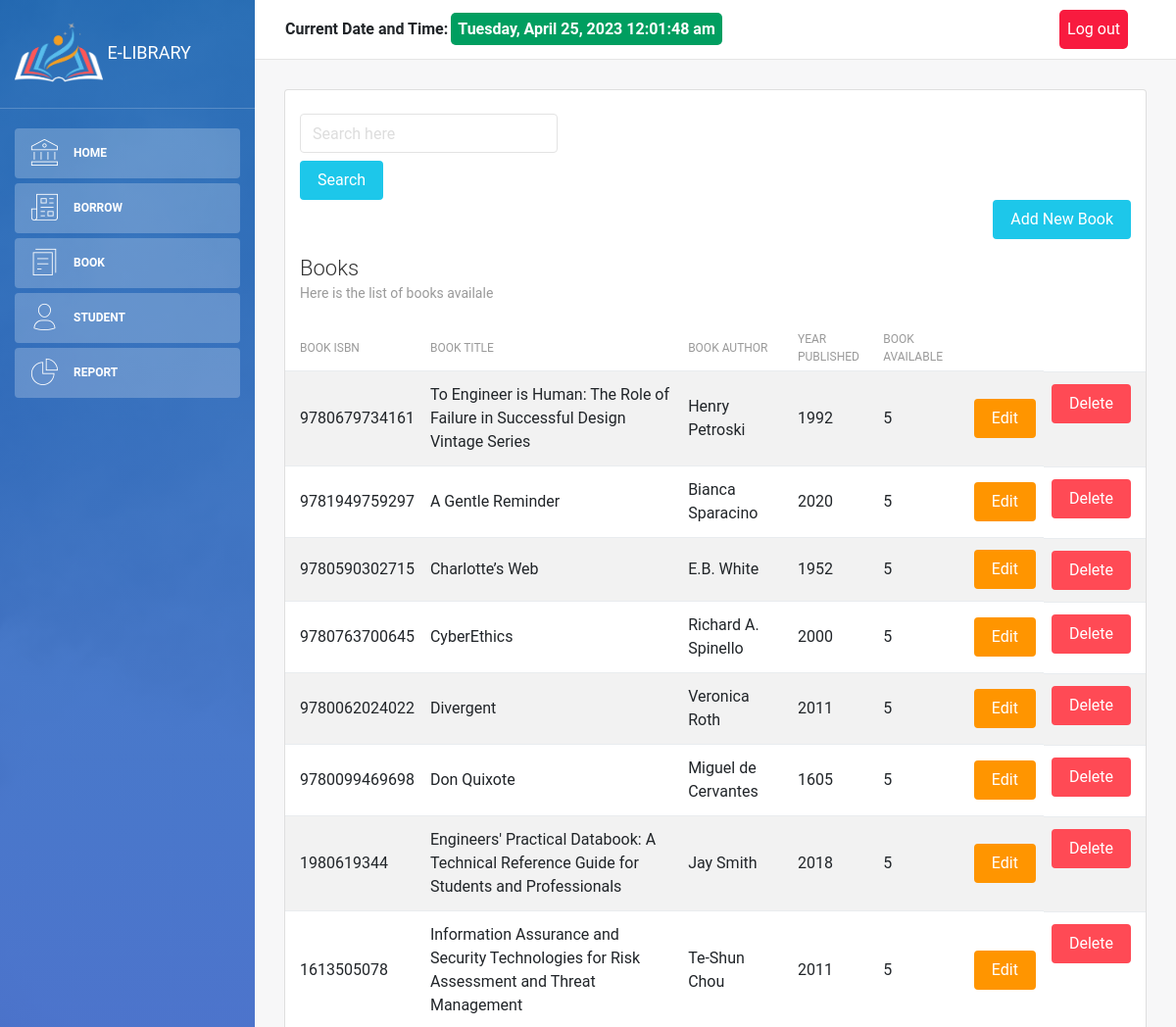
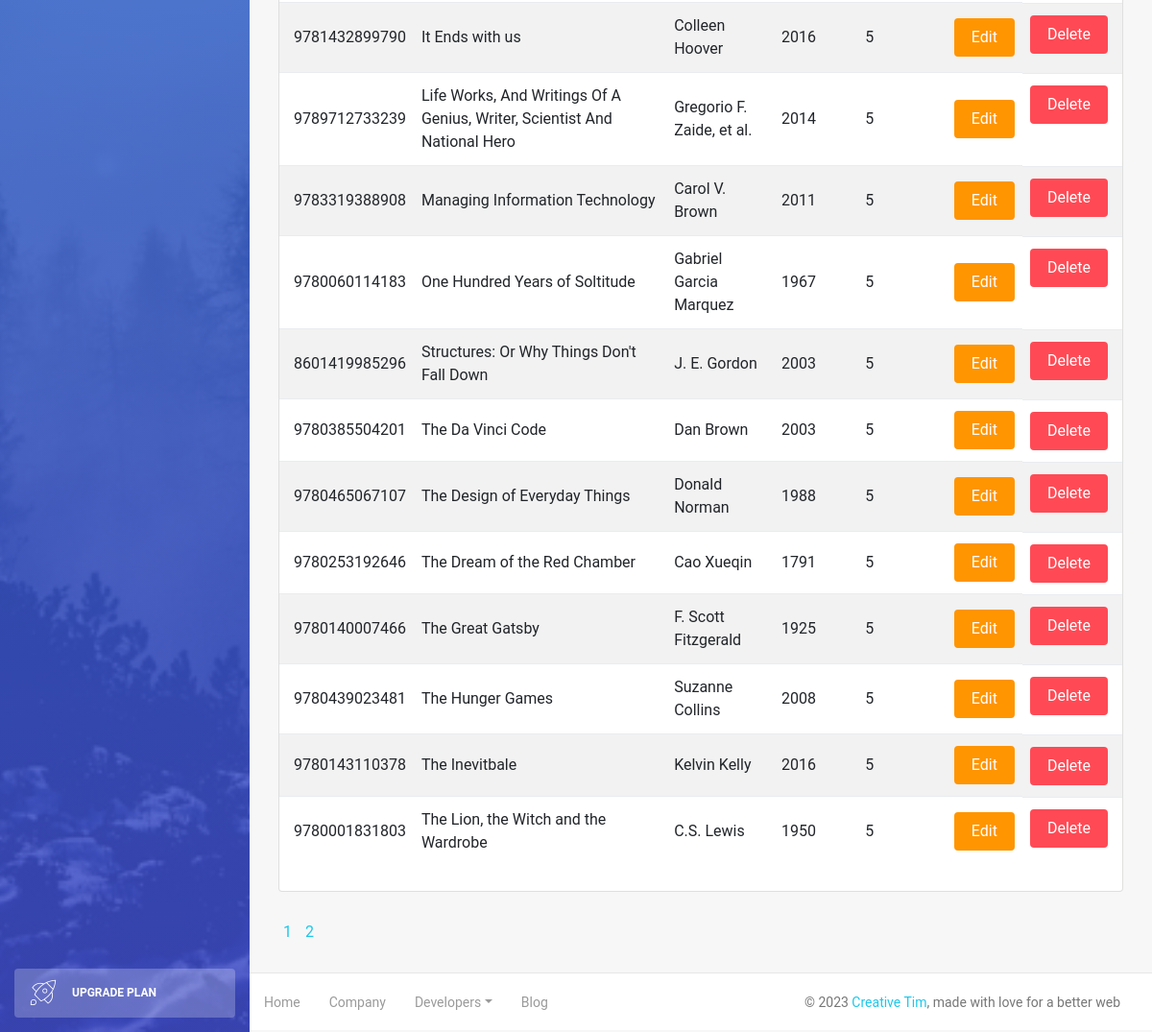
/book.php (signed in), run on the app's committed database (2 pictures, top to bottom).
### tables this page shows
CREATE TABLE `book` (
  `bid` int(10) NOT NULL,
  `book_name` varchar(500) NOT NULL,
  `book_author` varchar(50) NOT NULL,
  `book_isbn` bigint(20) NOT NULL,
  `year_published` int(10) NOT NULL,
  `quantity` int(10) NOT NULL
);

### book.php (the view, shortened to what this page needs)
<!DOCTYPE html>
<html lang="en">
<head>
    <link rel="stylesheet" href="https://maxcdn.bootstrapcdn.com/font-awesome/latest/css/font-awesome.min.css" />
    <link href="assets/css/bootstrap.min.css" rel="stylesheet" />
    <link href="assets/css/light-bootstrap-dashboard.css?v=2.0.0 " rel="stylesheet" />
    <link href="assets/css/demo.css" rel="stylesheet" />
</head>
<body>
    <?php
        require('config/db.php');
        $result_per_page = 20;
        $query_01 = "SELECT * FROM book ";
        $result_01 = mysqli_query($conn, $query_01);
        $resultRows = mysqli_num_rows($result_01);
        $number_of_page = ceil($resultRows / $result_per_page);
        if(!isset($_GET['page'])){
            $page = 1;
        }else{
            $page = $_GET['page'];
        }
         $first_page_number = ($page - 1) * $result_per_page;
        $query = "SELECT * FROM book ORDER BY book_name ASC LIMIT $first_page_number,$result_per_page";
        $result = mysqli_query($conn, $query);
        $books = mysqli_fetch_all($result, MYSQLI_ASSOC);
    ?>
    <div class="wrapper">
        <div class="sidebar" data-color="blue" data-image="assets/img/sidebar-5.jpg">
            <div class="sidebar-wrapper">
               <?php include('includes/sidebar.php');?>
            </div>
        </div>
        <div class="main-panel">
            <?php include('includes/navbar.php');?>
            <div class="content">
                <div class="container-fluid">
                    <div class="row">
                    <div class="col-md-12">
                            <div class="card strpied-tabled-with-hover">
                            <div class="col-md-4">
                                <form action="<?php $_SERVER['PHP_SELF'];?>" method="GET">
                                    <input type="text" name="search" class="form-control" placeholder="Search here"style="margin-bottom: 8px"/>
                                    <input type="submit" name ="submit" value="Search" class ="btn btn-info btn-fill" />
                                </form>
                            </div>
                            <div class="col-md-12">
                                <a href="book-add.php">
                                    <button type="submit"class="btn btn-info btn-fill pull-right">Add New Book</button>
                                </a>
                            </div>
                                <div class="card-header ">
                                    <h4 class="card-title">Books</h4>
                                    <p class="card-category">Here is the list of books availale</p>
                                </div>
                                <div class="card-body table-full-width table-responsive">
                                    <table class="table table-hover table-striped">
                                        <thead>
                                            <th>Book ISBN</th>
                                            <th>Book Title</th>
                                            <th>Book Author</th>
                                            <th>Year Published</th>
                                            <th>Book Available</th>
                                        </thead>
                                        <tbody>
                                            <?php foreach($books as $book): ?>
                                            <tr>
                                                <td><?php echo $book['book_isbn'];?></td>
                                                <td><?php echo $book['book_name'];?></td>
                                                <td><?php echo $book['book_author'];?></td>
                                                <td><?php echo $book['year_published'];?></td>
                                                <td><?php echo $book['quantity'];?></td>
                                                <td>
                                                <a href="book-edit.php?bid=<?php echo $book['bid']; ?>">
                                                    <button type="submit" class ="btn btn-warning btn-fill pull-right">Edit</button>
                                                    </a>
                                                </td>
                                                <td>
                                                <a href="book-delete.php?bid=<?php echo $book['bid']; ?>">
                                                    <button type="submit" class ="btn btn-danger btn-fill pull-right">Delete</button>
                                                    </a>
                                                </td>
                                            </tr>
                                            <?php endforeach ?>
                                        </tbody>
                                    </table>
                                </div>
                            </div>
                        </div>
                    </div>
                    <?php
                                for($page=1; $page <= $number_of_page; $page++){
                                    echo '<a href="book.php?page='.$page.'" style="margin: right 5px; padding: 5px;">'. $page. ' </a>';
                                }
                            ?>
                </div>
            </div>
            <footer class="footer">
                <div class="container-fluid">
                    <nav>
                        <ul class="footer-menu">
                            <li>
                                <a href="home.php">
                                    Home
                                </a>
                            </li>
                            <li>
                                <a href="http://psulibrary.palawan.edu.ph/home/">
                                    Company
                                </a>
                            </li>
                            <li class="dropdown">
                                <a href="#" class="dropdown-toggle" data-toggle="dropdown">Developers<span class="caret"></span></a>
                            </li>
                            <li>
                                <a href="">
                                    Blog
                                </a>
                            </li>
                        </ul>
                        <p class="copyright text-center">
                            ©
                            <a href="http://www.creative-tim.com">Creative Tim</a>, made with love for a better web
                        </p>
                    </nav>
                </div>
            </footer>
        </div>
    </div>
</body>
</html>

### includes/sidebar.php
<div class="logo">
                    <a href="student.php" class="simple-text">
                      <img src="assets/img/my-logo2.png" alt="logo" width="90" height="80" style="margin-left: -50px;">
                      E-Library
                    </a>
                </div>
                <ul class="nav">
                <li class="nav-item active">
                        <a class="nav-link" href="home.php">
                            <i class="nc-icon nc-icon nc-bank"></i>
                            <p>Home</p>
                        </a>
                    </li>
                    <li class="nav-item active">
                        <a class="nav-link" href="borrow.php">
                            <i class="nc-icon nc-icon nc-paper-2"></i>
                            <p>Borrow</p>
                        </a>
                    </li>
                    <li class="nav-item active">
                        <a class="nav-link" href="book.php">
                            <i class="nc-icon nc-single-copy-04"></i>
                            <p>Book</p>
                        </a>
                    </li>
                    <li class="nav-item active">
                        <a class="nav-link" href="student.php">
                            <i class="nc-icon nc-single-02"></i>
                            <p>Student</p>
                        </a>
                    </li>
                    <li class="nav-item active">
                        <a class="nav-link" href="report.php">
                            <i class="nc-icon nc-chart-pie-36"></i>
                            <p>Report</p>
                        </a>
                    </li>
                    <li class="nav-item active active-pro">
                        <a class="nav-link active" href="javascript:;">
                            <i class="nc-icon nc-spaceship"></i>
                            <p>Upgrade plan</p>
                        </a>
                    </li>
                </ul>

### includes/navbar.php
<nav class="navbar navbar-expand-lg " color-on-scroll="500">
    <div class="container-fluid">
        <div class="collapse navbar-collapse justify-content-end" id="navigation">
            <div style="padding-right:3px;"><b>Current Date and Time: </b></div>
            <b><span id="clock" style="color: #fff; padding: 7px; background-color:#009e60;border-radius: 5px;"></span></b>
            <ul class="navbar-nav ml-auto">
                <li class="nav-item" >
                    <a class="nav-link" href="logout.php">
                        <span class="no-icon" style="border-radius: 5px; background-color: #f81b3f; width:70px; text-align:center; color: #fff;">Log out</span>
                    </a>
                </li>
            </ul>
        </div>
    </div>
</nav>

### data on the page
book: book_isbn "9780679734161", book_name "To Engineer is Human: The Role of Failure in Successful Design Vintage Series", book_author "Henry Petroski", year_published "1992", quantity "5"
book: book_isbn "9781949759297", book_name "A Gentle Reminder", book_author "Bianca Sparacino", year_published "2020", quantity "5"
book: book_isbn "9780590302715", book_name "Charlotte’s Web", book_author "E.B. White", year_published "1952", quantity "5"
book: book_isbn "9780763700645", book_name "CyberEthics", book_author "Richard A. Spinello", year_published "2000", quantity "5"
book: book_isbn "9780062024022", book_name "Divergent", book_author "Veronica Roth", year_published "2011", quantity "5"
book: book_isbn "9780099469698", book_name "Don Quixote", book_author "Miguel de Cervantes", year_published "1605", quantity "5"
book: book_isbn "1980619344", book_name "Engineers' Practical Databook: A Technical Reference Guide for Students and Professionals", book_author "Jay Smith", year_published "2018", quantity "5"
book: book_isbn "1613505078", book_name "Information Assurance and Security Technologies for Risk Assessment and Threat Management", book_author "Te-Shun Chou", year_published "2011", quantity "5"
book: book_isbn "9781432899790", book_name "It Ends with us", book_author "Colleen Hoover", year_published "2016", quantity "5"
book: book_isbn "9789712733239", book_name "Life Works, And Writings Of A Genius, Writer, Scientist And National Hero", book_author "Gregorio F. Zaide, et al.", year_published "2014", quantity "5"
book: book_isbn "9783319388908", book_name "Managing Information Technology", book_author "Carol V. Brown", year_published "2011", quantity "5"
book: book_isbn "9780060114183", book_name "One Hundred Years of Soltitude", book_author "Gabriel Garcia Marquez", year_published "1967", quantity "5"
book: book_isbn "8601419985296", book_name "Structures: Or Why Things Don't Fall Down", book_author "J. E. Gordon", year_published "2003", quantity "5"
book: book_isbn "9780385504201", book_name "The Da Vinci Code", book_author "Dan Brown", year_published "2003", quantity "5"
book: book_isbn "9780465067107", book_name "The Design of Everyday Things", book_author "Donald Norman", year_published "1988", quantity "5"
book: book_isbn "9780253192646", book_name "The Dream of the Red Chamber", book_author "Cao Xueqin", year_published "1791", quantity "5"
book: book_isbn "9780140007466", book_name "The Great Gatsby", book_author "F. Scott Fitzgerald", year_published "1925", quantity "5"
book: book_isbn "9780439023481", book_name "The Hunger Games", book_author "Suzanne Collins", year_published "2008", quantity "5"
book: book_isbn "9780143110378", book_name "The Inevitbale", book_author "Kelvin Kelly", year_published "2016", quantity "5"
book: book_isbn "9780001831803", book_name "The Lion, the Witch and the Wardrobe", book_author "C.S. Lewis", year_published "1950", quantity "5"
